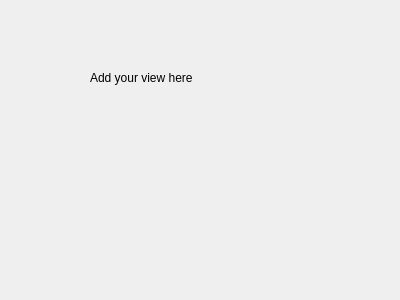
<?xml version="1.0" encoding="UTF-8"?>
<ui version="4.0">
 <class>TemplateForm</class>
 <widget class="QWidget" name="TemplateForm">
  <property name="geometry">
   <rect>
    <x>0</x>
    <y>0</y>
    <width>400</width>
    <height>300</height>
   </rect>
  </property>
  <property name="windowTitle">
   <string>Template</string>
  </property>
  <widget class="QLabel" name="label">
   <property name="geometry">
    <rect>
     <x>90</x>
     <y>70</y>
     <width>121</width>
     <height>16</height>
    </rect>
   </property>
   <property name="text">
    <string>Add your view here</string>
   </property>
  </widget>
 </widget>
 <resources/>
 <connections/>
</ui>
